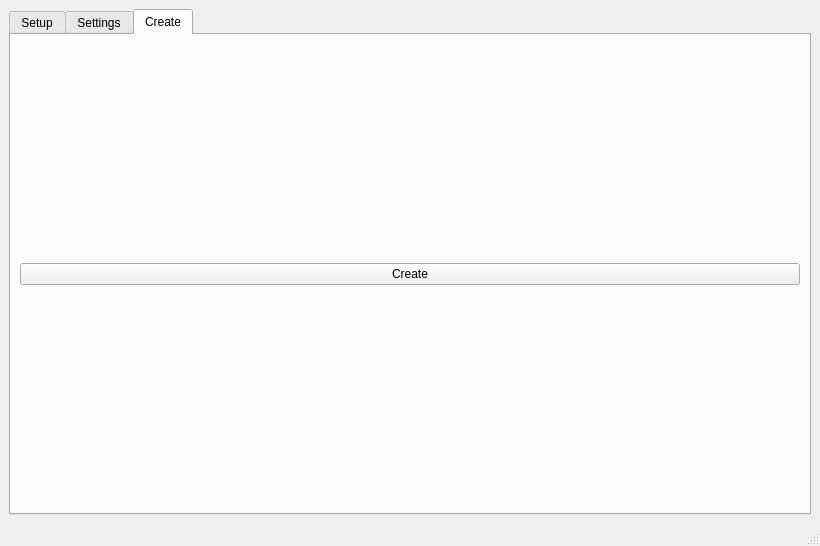
<?xml version="1.0" encoding="UTF-8"?>
<ui version="4.0">
 <class>MainWindow</class>
 <widget class="QMainWindow" name="MainWindow">
  <property name="geometry">
   <rect>
    <x>0</x>
    <y>0</y>
    <width>820</width>
    <height>546</height>
   </rect>
  </property>
  <property name="windowTitle">
   <string>MainWindow</string>
  </property>
  <property name="toolButtonStyle">
   <enum>Qt::ToolButtonIconOnly</enum>
  </property>
  <widget class="QWidget" name="centralwidget">
   <layout class="QGridLayout" name="gridLayout_2">
    <item row="0" column="0" rowspan="2">
     <widget class="QTabWidget" name="tabWidget">
      <property name="currentIndex">
       <number>2</number>
      </property>
      <widget class="QWidget" name="tab_2">
       <attribute name="title">
        <string>Setup</string>
       </attribute>
      </widget>
      <widget class="QWidget" name="tab">
       <attribute name="title">
        <string>Settings</string>
       </attribute>
       <layout class="QGridLayout" name="gridLayout">
        <item row="1" column="0" colspan="3">
         <layout class="QGridLayout" name="gridLayout_3">
          <item row="2" column="1">
           <spacer name="horizontalSpacer">
            <property name="orientation">
             <enum>Qt::Horizontal</enum>
            </property>
            <property name="sizeHint" stdset="0">
             <size>
              <width>40</width>
              <height>20</height>
             </size>
            </property>
           </spacer>
          </item>
          <item row="2" column="2">
           <widget class="QPushButton" name="save_settings_button">
            <property name="text">
             <string>Save Settings</string>
            </property>
           </widget>
          </item>
         </layout>
        </item>
        <item row="0" column="0">
         <layout class="QFormLayout" name="formLayout">
          <item row="0" column="0">
           <widget class="QLabel" name="label">
            <property name="text">
             <string>&lt;html&gt;&lt;head/&gt;&lt;body&gt;&lt;p&gt;&lt;span style=&quot; font-weight:600;&quot;&gt;General settings&lt;/span&gt;&lt;/p&gt;&lt;/body&gt;&lt;/html&gt;</string>
            </property>
           </widget>
          </item>
          <item row="1" column="0">
           <widget class="QLabel" name="label_5">
            <property name="text">
             <string>Color mode</string>
            </property>
            <property name="buddy">
             <cstring>mode_dropdown</cstring>
            </property>
           </widget>
          </item>
          <item row="2" column="0">
           <widget class="QLabel" name="label_6">
            <property name="text">
             <string>Computation mode</string>
            </property>
            <property name="buddy">
             <cstring>computation_dropdown</cstring>
            </property>
           </widget>
          </item>
          <item row="2" column="1">
           <widget class="QComboBox" name="computation_dropdown">
            <property name="whatsThis">
             <string>&lt;html&gt;&lt;head/&gt;&lt;body&gt;&lt;p&gt;test&lt;/p&gt;&lt;/body&gt;&lt;/html&gt;</string>
            </property>
            <property name="placeholderText">
             <string>computation mode</string>
            </property>
            <item>
             <property name="text">
              <string>GPU</string>
             </property>
            </item>
            <item>
             <property name="text">
              <string>CPU</string>
             </property>
            </item>
           </widget>
          </item>
          <item row="3" column="0">
           <widget class="QLabel" name="label_7">
            <property name="text">
             <string>Interpolation mode</string>
            </property>
            <property name="buddy">
             <cstring>interpolation_dropdown</cstring>
            </property>
           </widget>
          </item>
          <item row="3" column="1">
           <widget class="QComboBox" name="interpolation_dropdown">
            <property name="placeholderText">
             <string>interpolation type</string>
            </property>
            <item>
             <property name="text">
              <string>Delauny triangulation</string>
             </property>
            </item>
            <item>
             <property name="text">
              <string>IDW</string>
             </property>
            </item>
           </widget>
          </item>
          <item row="4" column="0">
           <widget class="QCheckBox" name="manual_max_min_check">
            <property name="text">
             <string>Manual max min value</string>
            </property>
           </widget>
          </item>
          <item row="6" column="0">
           <layout class="QFormLayout" name="formLayout_2"/>
          </item>
          <item row="4" column="1">
           <widget class="QGroupBox" name="groupBox_2">
            <property name="enabled">
             <bool>false</bool>
            </property>
            <property name="title">
             <string/>
            </property>
            <layout class="QGridLayout" name="gridLayout_4">
             <item row="0" column="1">
              <widget class="QSpinBox" name="min_input">
               <property name="minimum">
                <number>-2147483647</number>
               </property>
               <property name="maximum">
                <number>2147483647</number>
               </property>
              </widget>
             </item>
             <item row="1" column="0">
              <widget class="QLabel" name="label_4">
               <property name="text">
                <string>Max</string>
               </property>
               <property name="buddy">
                <cstring>max_input</cstring>
               </property>
              </widget>
             </item>
             <item row="0" column="0">
              <widget class="QLabel" name="label_3">
               <property name="text">
                <string>Min</string>
               </property>
               <property name="buddy">
                <cstring>min_input</cstring>
               </property>
              </widget>
             </item>
             <item row="1" column="1">
              <widget class="QSpinBox" name="max_input">
               <property name="minimum">
                <number>-2147483647</number>
               </property>
               <property name="maximum">
                <number>2147483647</number>
               </property>
               <property name="stepType">
                <enum>QAbstractSpinBox::AdaptiveDecimalStepType</enum>
               </property>
              </widget>
             </item>
            </layout>
           </widget>
          </item>
          <item row="1" column="1">
           <widget class="QComboBox" name="mode_dropdown">
            <property name="whatsThis">
             <string>&lt;html&gt;&lt;head/&gt;&lt;body&gt;&lt;p&gt;test&lt;/p&gt;&lt;/body&gt;&lt;/html&gt;</string>
            </property>
            <property name="currentText">
             <string/>
            </property>
            <property name="placeholderText">
             <string>color mode</string>
            </property>
            <item>
             <property name="text">
              <string>Monocolor</string>
             </property>
            </item>
            <item>
             <property name="text">
              <string>RGB</string>
             </property>
            </item>
           </widget>
          </item>
         </layout>
        </item>
        <item row="0" column="2">
         <layout class="QFormLayout" name="formLayout_3">
          <item row="0" column="0">
           <widget class="QLabel" name="label_2">
            <property name="text">
             <string>&lt;html&gt;&lt;head/&gt;&lt;body&gt;&lt;p&gt;&lt;span style=&quot; font-weight:600;&quot;&gt;Legend settings&lt;/span&gt;&lt;/p&gt;&lt;/body&gt;&lt;/html&gt;</string>
            </property>
           </widget>
          </item>
          <item row="1" column="0">
           <widget class="QCheckBox" name="create_legend_check">
            <property name="text">
             <string>Create legend</string>
            </property>
            <property name="checked">
             <bool>true</bool>
            </property>
           </widget>
          </item>
          <item row="2" column="0" colspan="2">
           <widget class="QGroupBox" name="legend_settings">
            <property name="enabled">
             <bool>true</bool>
            </property>
            <property name="title">
             <string/>
            </property>
            <layout class="QGridLayout" name="gridLayout_5">
             <item row="4" column="0">
              <widget class="QLabel" name="label_14">
               <property name="text">
                <string>Offset from map (px)</string>
               </property>
               <property name="buddy">
                <cstring>offset_input</cstring>
               </property>
              </widget>
             </item>
             <item row="0" column="0">
              <widget class="QLabel" name="label_10">
               <property name="text">
                <string>Side</string>
               </property>
               <property name="buddy">
                <cstring>horizontal_alignment_dropdown</cstring>
               </property>
              </widget>
             </item>
             <item row="6" column="0">
              <widget class="QLabel" name="label_12">
               <property name="text">
                <string>Units</string>
               </property>
               <property name="buddy">
                <cstring>units_input</cstring>
               </property>
              </widget>
             </item>
             <item row="2" column="0">
              <widget class="QLabel" name="label_11">
               <property name="text">
                <string>Scale (%)</string>
               </property>
               <property name="buddy">
                <cstring>scale_input</cstring>
               </property>
              </widget>
             </item>
             <item row="5" column="0">
              <widget class="QLabel" name="label_8">
               <property name="text">
                <string>Sections</string>
               </property>
               <property name="buddy">
                <cstring>sections_input</cstring>
               </property>
              </widget>
             </item>
             <item row="1" column="0">
              <widget class="QLabel" name="label_9">
               <property name="text">
                <string>Vertical position (%)</string>
               </property>
               <property name="buddy">
                <cstring>vertical_position_input</cstring>
               </property>
              </widget>
             </item>
             <item row="3" column="0">
              <widget class="QLabel" name="label_15">
               <property name="text">
                <string>Text scale (%)</string>
               </property>
               <property name="buddy">
                <cstring>text_scale_input</cstring>
               </property>
              </widget>
             </item>
             <item row="3" column="1">
              <layout class="QHBoxLayout" name="horizontalLayout_4">
               <item>
                <widget class="QSlider" name="text_scale_slider">
                 <property name="maximum">
                  <number>100</number>
                 </property>
                 <property name="value">
                  <number>70</number>
                 </property>
                 <property name="orientation">
                  <enum>Qt::Horizontal</enum>
                 </property>
                </widget>
               </item>
               <item>
                <widget class="QSpinBox" name="text_scale_input">
                 <property name="maximum">
                  <number>100</number>
                 </property>
                 <property name="value">
                  <number>70</number>
                 </property>
                </widget>
               </item>
              </layout>
             </item>
             <item row="4" column="1">
              <widget class="QSpinBox" name="offset_input">
               <property name="maximum">
                <number>500</number>
               </property>
               <property name="value">
                <number>30</number>
               </property>
              </widget>
             </item>
             <item row="5" column="1">
              <widget class="QSpinBox" name="sections_input">
               <property name="maximum">
                <number>25</number>
               </property>
               <property name="value">
                <number>5</number>
               </property>
              </widget>
             </item>
             <item row="0" column="1">
              <widget class="QComboBox" name="horizontal_alignment_dropdown">
               <property name="enabled">
                <bool>true</bool>
               </property>
               <item>
                <property name="text">
                 <string>Right</string>
                </property>
               </item>
               <item>
                <property name="text">
                 <string>Left</string>
                </property>
               </item>
              </widget>
             </item>
             <item row="6" column="1">
              <widget class="QLineEdit" name="units_input">
               <property name="text">
                <string>m/s</string>
               </property>
               <property name="maxLength">
                <number>21</number>
               </property>
              </widget>
             </item>
             <item row="1" column="1">
              <layout class="QHBoxLayout" name="horizontalLayout_3">
               <item>
                <widget class="QSlider" name="vertical_position_slider">
                 <property name="maximum">
                  <number>100</number>
                 </property>
                 <property name="value">
                  <number>50</number>
                 </property>
                 <property name="orientation">
                  <enum>Qt::Horizontal</enum>
                 </property>
                </widget>
               </item>
               <item>
                <widget class="QSpinBox" name="vertical_position_input">
                 <property name="maximum">
                  <number>100</number>
                 </property>
                 <property name="value">
                  <number>50</number>
                 </property>
                </widget>
               </item>
              </layout>
             </item>
             <item row="2" column="1">
              <layout class="QHBoxLayout" name="horizontalLayout_2">
               <item>
                <widget class="QSlider" name="scale_slider">
                 <property name="sizePolicy">
                  <sizepolicy hsizetype="Expanding" vsizetype="Fixed">
                   <horstretch>0</horstretch>
                   <verstretch>0</verstretch>
                  </sizepolicy>
                 </property>
                 <property name="maximum">
                  <number>100</number>
                 </property>
                 <property name="value">
                  <number>50</number>
                 </property>
                 <property name="orientation">
                  <enum>Qt::Horizontal</enum>
                 </property>
                </widget>
               </item>
               <item>
                <widget class="QSpinBox" name="scale_input">
                 <property name="maximum">
                  <number>100</number>
                 </property>
                 <property name="value">
                  <number>50</number>
                 </property>
                </widget>
               </item>
              </layout>
             </item>
             <item row="7" column="0">
              <widget class="QLabel" name="label_13">
               <property name="text">
                <string>Round to digits</string>
               </property>
               <property name="buddy">
                <cstring>round_to_input</cstring>
               </property>
              </widget>
             </item>
             <item row="7" column="1">
              <widget class="QSpinBox" name="round_to_input">
               <property name="value">
                <number>1</number>
               </property>
              </widget>
             </item>
            </layout>
           </widget>
          </item>
         </layout>
        </item>
       </layout>
      </widget>
      <widget class="QWidget" name="tab_3">
       <attribute name="title">
        <string>Create</string>
       </attribute>
       <layout class="QGridLayout" name="gridLayout_6">
        <item row="0" column="0">
         <widget class="QPushButton" name="create_button">
          <property name="text">
           <string>Create</string>
          </property>
         </widget>
        </item>
       </layout>
      </widget>
     </widget>
    </item>
   </layout>
  </widget>
  <widget class="QMenuBar" name="menubar">
   <property name="geometry">
    <rect>
     <x>0</x>
     <y>0</y>
     <width>820</width>
     <height>21</height>
    </rect>
   </property>
  </widget>
  <widget class="QStatusBar" name="statusbar"/>
 </widget>
 <tabstops>
  <tabstop>tabWidget</tabstop>
  <tabstop>mode_dropdown</tabstop>
  <tabstop>computation_dropdown</tabstop>
  <tabstop>interpolation_dropdown</tabstop>
  <tabstop>manual_max_min_check</tabstop>
  <tabstop>create_legend_check</tabstop>
  <tabstop>horizontal_alignment_dropdown</tabstop>
  <tabstop>vertical_position_slider</tabstop>
  <tabstop>vertical_position_input</tabstop>
  <tabstop>scale_slider</tabstop>
  <tabstop>scale_input</tabstop>
  <tabstop>text_scale_slider</tabstop>
  <tabstop>text_scale_input</tabstop>
  <tabstop>offset_input</tabstop>
  <tabstop>sections_input</tabstop>
  <tabstop>units_input</tabstop>
  <tabstop>round_to_input</tabstop>
  <tabstop>save_settings_button</tabstop>
 </tabstops>
 <resources/>
 <connections>
  <connection>
   <sender>manual_max_min_check</sender>
   <signal>toggled(bool)</signal>
   <receiver>groupBox_2</receiver>
   <slot>setEnabled(bool)</slot>
   <hints>
    <hint type="sourcelabel">
     <x>86</x>
     <y>241</y>
    </hint>
    <hint type="destinationlabel">
     <x>192</x>
     <y>270</y>
    </hint>
   </hints>
  </connection>
  <connection>
   <sender>vertical_position_slider</sender>
   <signal>valueChanged(int)</signal>
   <receiver>vertical_position_input</receiver>
   <slot>setValue(int)</slot>
   <hints>
    <hint type="sourcelabel">
     <x>690</x>
     <y>246</y>
    </hint>
    <hint type="destinationlabel">
     <x>753</x>
     <y>244</y>
    </hint>
   </hints>
  </connection>
  <connection>
   <sender>vertical_position_input</sender>
   <signal>valueChanged(int)</signal>
   <receiver>vertical_position_slider</receiver>
   <slot>setValue(int)</slot>
   <hints>
    <hint type="sourcelabel">
     <x>762</x>
     <y>249</y>
    </hint>
    <hint type="destinationlabel">
     <x>693</x>
     <y>245</y>
    </hint>
   </hints>
  </connection>
  <connection>
   <sender>scale_slider</sender>
   <signal>valueChanged(int)</signal>
   <receiver>scale_input</receiver>
   <slot>setValue(int)</slot>
   <hints>
    <hint type="sourcelabel">
     <x>696</x>
     <y>276</y>
    </hint>
    <hint type="destinationlabel">
     <x>762</x>
     <y>282</y>
    </hint>
   </hints>
  </connection>
  <connection>
   <sender>scale_input</sender>
   <signal>valueChanged(int)</signal>
   <receiver>scale_slider</receiver>
   <slot>setValue(int)</slot>
   <hints>
    <hint type="sourcelabel">
     <x>761</x>
     <y>276</y>
    </hint>
    <hint type="destinationlabel">
     <x>707</x>
     <y>281</y>
    </hint>
   </hints>
  </connection>
  <connection>
   <sender>text_scale_slider</sender>
   <signal>valueChanged(int)</signal>
   <receiver>text_scale_input</receiver>
   <slot>setValue(int)</slot>
   <hints>
    <hint type="sourcelabel">
     <x>708</x>
     <y>313</y>
    </hint>
    <hint type="destinationlabel">
     <x>749</x>
     <y>316</y>
    </hint>
   </hints>
  </connection>
  <connection>
   <sender>text_scale_input</sender>
   <signal>valueChanged(int)</signal>
   <receiver>text_scale_slider</receiver>
   <slot>setValue(int)</slot>
   <hints>
    <hint type="sourcelabel">
     <x>757</x>
     <y>306</y>
    </hint>
    <hint type="destinationlabel">
     <x>701</x>
     <y>312</y>
    </hint>
   </hints>
  </connection>
  <connection>
   <sender>create_legend_check</sender>
   <signal>toggled(bool)</signal>
   <receiver>legend_settings</receiver>
   <slot>setEnabled(bool)</slot>
   <hints>
    <hint type="sourcelabel">
     <x>483</x>
     <y>155</y>
    </hint>
    <hint type="destinationlabel">
     <x>567</x>
     <y>192</y>
    </hint>
   </hints>
  </connection>
 </connections>
</ui>
